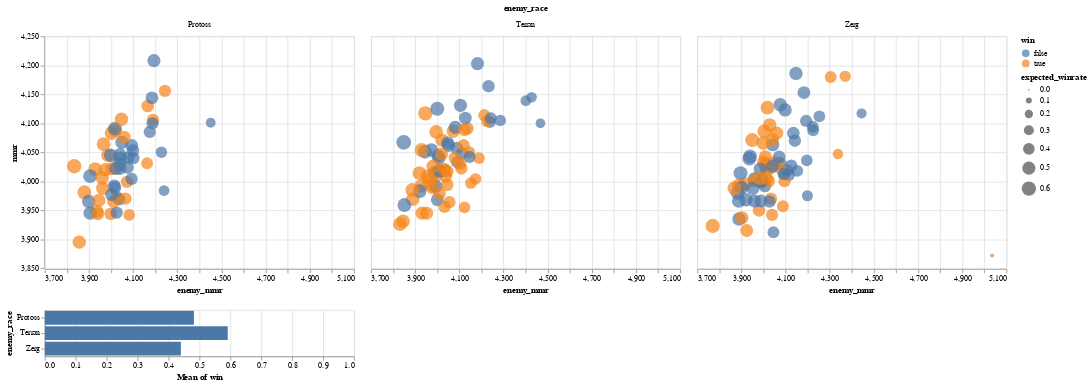

Notebook code for this chart:
### Code cell
brush = altair.selection(type='interval')
scatter = altair.Chart(data).mark_circle().encode(
    altair.X('enemy_mmr',
             scale=altair.Scale(zero=False)),
    altair.Y('mmr',
             scale=altair.Scale(zero=False)),
    facet='enemy_race',
    size='expected_winrate',
    color='win',
    tooltip='enemy_nickname',
).add_selection(brush)

bar = altair.Chart(data).mark_bar().encode(
    x=altair.X('mean(win):Q', scale=altair.Scale(domain=(0, 1))),
    y='enemy_race:O',
).transform_filter(brush)

scatter & bar

### Figure 1 — Vega-Lite specification as saved in the notebook (floating-point values rounded to 4 significant figures; data arrays with more than 128 entries replaced by an {"elided": "..."} marker saying what was removed)
{"config": {"view": {"continuousWidth": 400, "continuousHeight": 300}}, "vconcat": [{"mark": "circle", "encoding": {"color": {"type": "nominal", "field": "win"}, "facet": {"type": "nominal", "field": "enemy_race"}, "size": {"type": "quantitative", "field": "expected_winrate"}, "tooltip": {"type": "nominal", "field": "enemy_nickname"}, "x": {"type": "quantitative", "field": "enemy_mmr", "scale": {"zero": false}}, "y": {"type": "quantitative", "field": "mmr", "scale": {"zero": false}}}, "selection": {"selector012": {"type": "interval"}}}, {"mark": "bar", "encoding": {"x": {"type": "quantitative", "aggregate": "mean", "field": "win", "scale": {"domain": [0, 1]}}, "y": {"type": "ordinal", "field": "enemy_race"}}, "transform": [{"filter": {"selection": "selector012"}}]}], "data": {"name": "data-cc4fea315332d20ec04a9ba90e3d7555"}, "$schema": "https://vega.github.io/schema/vega-lite/v4.8.1.json", "datasets": {"data-cc4fea315332d20ec04a9ba90e3d7555": {"elided": "202 records"}}}
